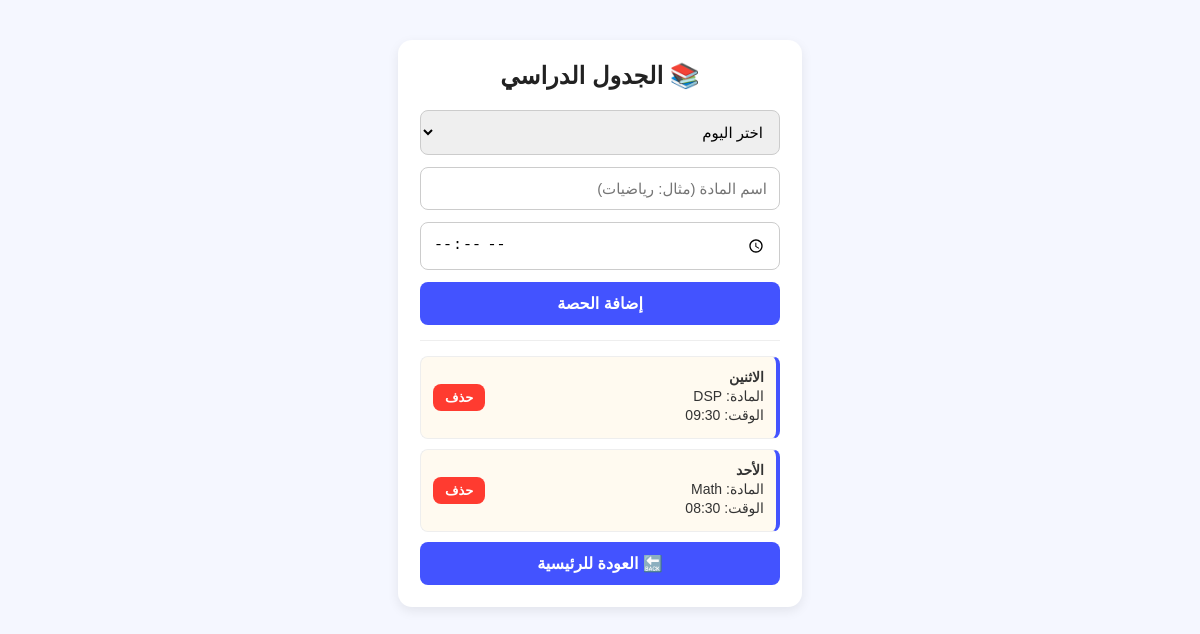
The app's page /schedule (signed in) with its own data.
### tables this page shows
CREATE TABLE schedule (
            id INTEGER PRIMARY KEY AUTOINCREMENT,
            user_id INTEGER NOT NULL,
            day TEXT NOT NULL,
            subject TEXT NOT NULL,
            class_time TEXT NOT NULL,
            FOREIGN KEY (user_id) REFERENCES users (id)
        );

### routes/schedule.py (the view)
@schedule_bp.route("/schedule", methods=["GET", "POST"])
def schedule_page():
    if "user_id" not in session: return redirect(url_for("auth.login"))
    user_id = session["user_id"]
    if request.method == "POST":
        conn = get_db_connection()
        conn.execute("INSERT INTO schedule (user_id, day, subject, class_time) VALUES (?, ?, ?, ?)", (user_id, request.form.get("day"), request.form.get("subject"), request.form.get("class_time")))
        conn.commit()
        conn.close()
        return redirect(url_for("schedule.schedule_page"))
    conn = get_db_connection()
    schedule_items = conn.execute("SELECT id, day, subject, class_time FROM schedule WHERE user_id = ?", (user_id,)).fetchall()
    conn.close()
    return render_template("schedule.html", schedule_items=schedule_items)

### db.py (called while the page is built)
def get_db_connection():
    return sqlite3.connect("users.db")

### templates/schedule.html (shortened to what this page needs)
<!DOCTYPE html>
<html lang="ar" dir="rtl">
<head>
    <link rel="stylesheet" href="{{ url_for('static', filename='style.css') }}">
</head>
<body>
<div class="container">
    <h2>📚 الجدول الدراسي</h2>
    <form class="add-form" action="/schedule" method="POST">
        <select name="day" required>
            <option value="" disabled selected>اختر اليوم</option>
        </select>
        <input type="text" name="subject" placeholder="اسم المادة (مثال: رياضيات)" required>
        <input type="time" name="class_time" required>
        <button type="submit" class="btn-add">إضافة الحصة</button>
    </form>
    <hr>
    <div id="scheduleList">
        {% if schedule_items %}
            {% for item in schedule_items %}
            <div class="item-box">
                <div class="details">
                    <span><strong>{{ item[1] }}</strong></span>
                    <span>المادة: {{ item[2] }}</span>
                    <span>الوقت: {{ item[3] }}</span>
                </div>
                <form action="/delete_schedule/{{ item[0] }}" method="POST" style="margin:0;">
                    <button type="submit" class="btn-delete">حذف</button>
                </form>
            </div>
            {% endfor %}
        {% else %}
            <p class="empty-msg">لا توجد حصص في جدولك حالياً.</p>
        {% endif %}
    </div>
    <a class="btn-back" href="/">🔙 العودة للرئيسية</a>
</div>
</body>
</html>

### static/style.css (style rules this page uses)
body { font-family: Arial, sans-serif; background: #f5f7ff; margin: 0; display: flex; justify-content: center; padding-top: 40px; direction: rtl; }
.container { width: 360px; background: #ffffff; padding: 22px; border-radius: 14px; box-shadow: 0 4px 12px rgba(0,0,0,0.08); text-align: center; }
h1, h2 { margin-top: 0; color: #222; margin-bottom: 20px; }
hr { border: 0; border-top: 1px solid #eee; margin: 15px 0; }
form { display: flex; flex-direction: column; gap: 12px; }
input, select { width: 100%; padding: 12px; border: 1px solid #ccc; border-radius: 8px; font-size: 15px; box-sizing: border-box; outline: none; transition: 0.2s; }
button, .btn, .btn-back { display: block; padding: 12px; background: #4353ff; color: #fff; border: none; border-radius: 8px; font-size: 16px; font-weight: bold; cursor: pointer; transition: 0.2s; text-decoration: none; text-align: center; }
.btn-delete { background: #ff3b30; padding: 6px 12px; font-size: 13px; width: 100%; }
.item-box { background: #fffaf0; padding: 12px; border-radius: 8px; margin-bottom: 10px; display: flex; justify-content: space-between; align-items: center; border: 1px solid #eee; border-right: 4px solid #4353ff; }
.details { text-align: right; flex: 1; }
.details span { display: block; font-size: 14px; color: #333; margin-bottom: 3px; }

### records on screen
schedule: day "الاثنين", subject "DSP", class_time "09:30"
schedule: day "الأحد", subject "Math", class_time "08:30"
